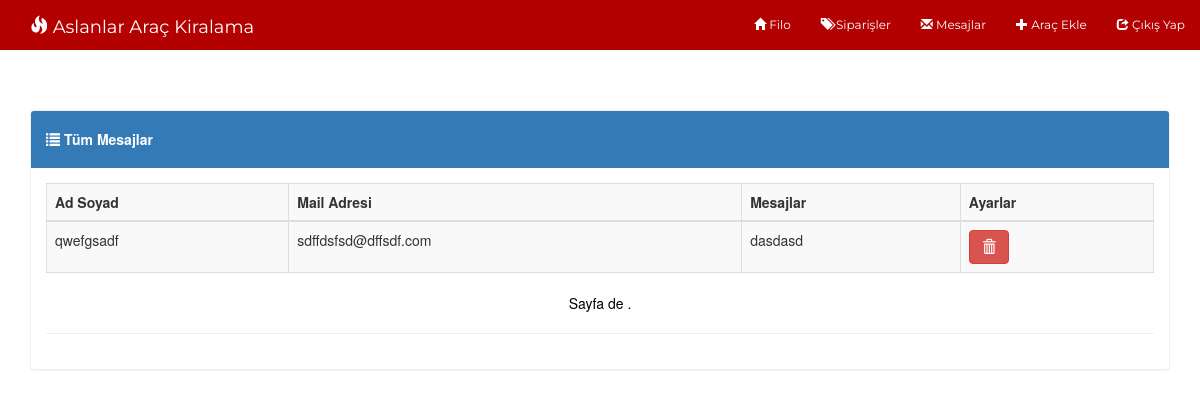
Screenshot of /message/ with the database file from the repository.
### system/models.py (models this page shows)
class PrivateMsg(models.Model):
    name = models.CharField(max_length=200)
    email = models.EmailField()
    message = models.TextField()

### system/views.py (the view)
# urls.py: url(r'^message/$', admin_msg, name='message'),
def admin_msg(request):
    msg = PrivateMsg.objects.order_by('-id')
    context={
        "car": msg,
    }
    return render(request, 'admin_msg.html', context)

### templates/admin_msg.html (shortened to what this page needs)
{% extends 'base.html' %}
{% load crispy_forms_tags %}
{% block nav %}
    <div class="collapse navbar-collapse" id="myNavbar">
      <ul class="nav navbar-nav navbar-right">
        <li><a href="{% url 'adminIndex' %}"><span class="glyphicon glyphicon-home"></span> Filo</a></li>
        <li><a href="{% url 'order_list' %}"><span class="glyphicon glyphicon-tags"></span> Siparişler</a></li>
        <li><a href="{% url 'message' %}"><span class="glyphicon glyphicon-envelope"></span> Mesajlar</a></li>
         <li><a href="{% url 'car_create' %}"><span class="glyphicon glyphicon-plus"></span> Araç Ekle</a></li>
        <li><a href="{% url 'logout' %}"><span class="glyphicon glyphicon-share"></span> Çıkış Yap</a></li>
      </ul>
    </div>
{% endblock %}
{% block body %}
<div class='container table-responsive'>
<div class="panel panel-primary">
  <div class="panel-heading"><h5><strong><span class="glyphicon glyphicon-list"></span> Tüm Mesajlar</strong></h5> </div>
    <div class="panel-body">
  <table class="table table-bordered table-striped table-hover">
   <tr>
    <td><strong>Ad Soyad</strong></td>
    <td><strong>Mail Adresi</strong></td>
    <td><strong>Mesajlar</strong></td>
    <td><strong>Ayarlar</strong></td>
  </tr>
      <tbody>
      {% for ob in car %}
    <tr>
    <td>{{ob.name}}</td>
    <td>{{ob.email}}</td>
    <td>{{ob.message}}</td>
    <td>
         <a href="{% url 'msg_delete' ob.id %}"><button type="button" class="btn btn-danger" onclick="return getConfirmation()"><span class="glyphicon glyphicon-trash"></span></button></a>
    </td>
    </tr>
    {% endfor %}
</tbody>
  </table>
<nav>
  <ul class="pager">
      <li class="previous" style="color: black !important;">
          Sayfa {{ car.number }} de {{ car.paginator.num_pages }}.
    </li>
  </ul>
</nav>
        <hr>
</div>
</div>
</div>
{% endblock %}

### static/css/style.css (style rules this page uses)
body { background:url('../images/'); }
.navbar li a, .navbar .navbar-brand { color: #fff !important; }
.panel { margin-top:25px; }
.panel-primary { border-color: #f1f1f1 !important; }

### templates/base.html (style rules this page uses)
.navbar li a, .navbar .navbar-brand { color: #fff !important; }

### rows the page displays
PrivateMsg: name "qwefgsadf", email "sdffdsfsd@dffsdf.com", message "dasdasd"
